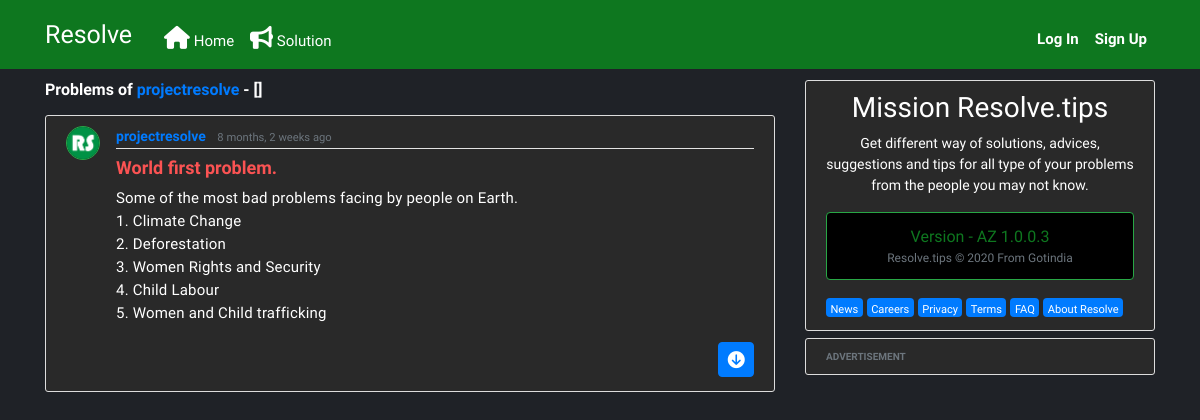
/user/projectresolve, run on an earlier commit of the app's database.
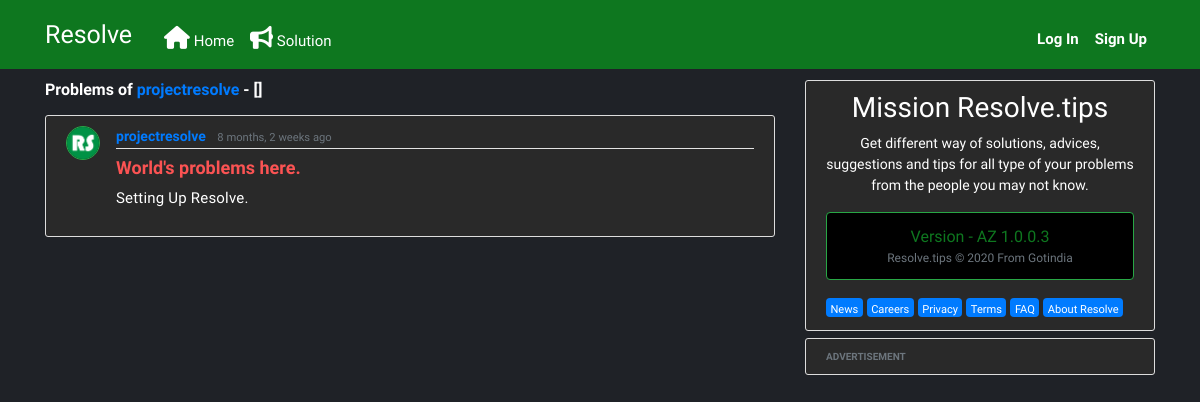
And on a later commit of the database.
### feeds/models.py (models this page shows, shortened)
class Post(models.Model):
    title = models.CharField(max_length=300)
    content = models.TextField()
    date_posted = models.DateTimeField(default=timezone.now)
    author = models.ForeignKey(User, on_delete=models.CASCADE)
    slug = models.SlugField(max_length=300, null=True, blank=True, unique=True)
    def get_absolute_url(self):
        return reverse('post-detail', kwargs={'slug': self.slug})

### users/models.py (models this page shows, shortened)
class Profile(models.Model):
    user = models.OneToOneField(User, on_delete=models.CASCADE)
    image = models.ImageField(default='default.jpg', upload_to='profile_pics')

### feeds/views.py (the view)
# urls.py: path('user/<str:username>', UserPostListView.as_view(), name='user-posts'),
class UserPostListView(ListView):
    model = Post
    template_name = 'feeds/user_posts.html'  # <app>/<model>_<viewtype>.html
    context_object_name = 'posts'
    def get_queryset(self):
        user = get_object_or_404(User, username=self.kwargs.get('username'))
        return Post.objects.filter(author=user).order_by('-date_posted')

### feeds/templates/feeds/user_posts.html
{% extends "feeds/base.html" %}
{% block content %}
<h6 class="mb-3 resolveh6">Problems of <a class="profilelink" href="#">{{ view.kwargs.username }}</a> - [{{ page_obj.paginator.count }}]</h6>
  {% for post in posts %}
      <article class="media content-section">
        <img class="rounded-circle border border-success article-img" src="{{ post.author.profile.image.url }}">
        <div class="media-body">
          <div class="article-metadata">
            <a class="mr-2 linktext" href="{% url 'user-posts' post.author.username %}">{{ post.author }}</a>
            <small class="text-muted">{{ post.date_posted|timesince }} ago</small>
          </div>
          <h2 class="articlemargin"><a class="article-title" href="{{ post.get_absolute_url }}">{{ post.title }}</a></h2>
          <p class="article-content">{{ post.content|safe }}</p>
        </div>
      </article>
      {% empty %}
        <article class="media content-section">
              <h6 class="nosolutions">No Problems yet :)</h6>
        </article>
  {% endfor %}
  {% endblock content %}

What changed in the data, as far as the page shows it:
changed Post "projectresolve": title "World first problem." → "World's problems here."; content "Some of the most bad problems facing by people on Earth. 1. Climate Change 2. Deforestation 3. Women Rights and Security 4. Child Labour 5. Women and Child trafficking…" → "Setting Up Resolve."
